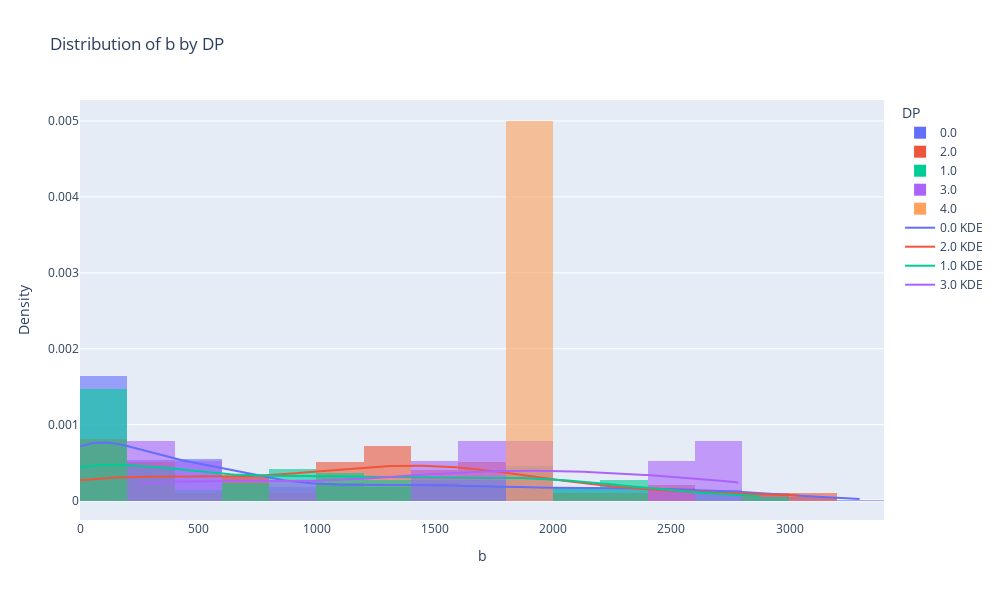

Notebook code cell kept with this figure:
### Code cell
# 1.3 Histograma
columns = ['b', 'e']
# columns = ['e']
plotly_hist = histograms_cat.histogram_plotly(df, column_values='b', column_category='DP', show_kde=True, show_density=True)
plotly_hist

### Figure 1 — Plotly figure (JSON) as saved in the notebook; plotly's stock layout.template omitted (floating-point values rounded to 4 significant figures; data arrays with more than 128 entries replaced by an {"elided": "..."} marker saying what was removed)
{"data": [{"bingroup": "x", "histnorm": "probability density", "hovertemplate": "DP=0.0<br>b=%{x}<br>probability density=%{y}<extra></extra>", "legendgroup": "0.0", "marker": {"color": "#636efa", "opacity": 0.6, "pattern": {"shape": ""}}, "name": "0.0", "nbinsx": 30, "orientation": "v", "showlegend": true, "type": "histogram", "x": {"elided": "1949 float values"}, "xaxis": "x", "yaxis": "y"}, {"bingroup": "x", "histnorm": "probability density", "hovertemplate": "DP=2.0<br>b=%{x}<br>probability density=%{y}<extra></extra>", "legendgroup": "2.0", "marker": {"color": "#EF553B", "opacity": 0.6, "pattern": {"shape": ""}}, "name": "2.0", "nbinsx": 30, "orientation": "v", "showlegend": true, "type": "histogram", "x": [0.0, 240.0, 538.0, 337.0, 393.0, 0.0, 52.0, 0.0, 2568.0, 2949.0, 3037.0, 0.0, 0.0, 87.0, 13.0, 1610.0, 1497.0, 1410.0, 1035.0, 857.0, 1199.0, 1199.0, 1383.0, 1383.0, 1383.0, 1021.0, 1396.0, 2537.0, 1677.0, 1486.0, 1486.0, 1700.0, 1700.0, 1700.0, 1832.0, 1926.0, 1926.0, 2027.0, 1933.0, 2326.0, 343.0, 343.0, 680.0, 752.0, 752.0, 1118.0, 1212.0, 1214.0, 1214.0], "xaxis": "x", "yaxis": "y"}, {"bingroup": "x", "histnorm": "probability density", "hovertemplate": "DP=1.0<br>b=%{x}<br>probability density=%{y}<extra></extra>", "legendgroup": "1.0", "marker": {"color": "#00cc96", "opacity": 0.6, "pattern": {"shape": ""}}, "name": "1.0", "nbinsx": 30, "orientation": "v", "showlegend": true, "type": "histogram", "x": [0.0, 0.0, 1.0, 8.0, 7.0, 3.0, 0.0, 12.0, 111.0, 217.0, 0.0, 21.0, 389.0, 680.0, 0.0, 37.0, 0.0, 32.0, 544.0, 3.0, 0.0, 176.0, 136.0, 192.0, 1271.0, 1508.0, 982.0, 1217.0, 1437.0, 0.0, 1106.0, 0.0, 0.0, 928.0, 1104.0, 1090.0, 1571.0, 1564.0, 2220.0, 2304.0, 52.0, 50.0, 0.0, 55.0, 332.0, 907.0, 842.0, 842.0, 1068.0, 1068.0, 0.0, 0.0, 335.0, 907.0, 1007.0, 1056.0, 1208.0, 2029.0, 1623.0, 1925.0, 1925.0, 2065.0, 1338.0, 1338.0, 1532.0, 1728.0, 1720.0, 1720.0, 2132.0, 806.0, 1322.0, 848.0, 651.0, 655.0, 276.0, 0.0, 0.0, 507.0, 945.0, 669.0, 783.0, 1035.0, 2730.0, 2607.0, 2667.0, 110.0, 229.0, 285.0, 357.0, 453.0, 1969.0, 2872.0, 2207.0, 1933.0, 1637.0, 1733.0, 1839.0, 1971.0, 1971.0, 1971.0, 2093.0, 2261.0, 2261.0, 2351.0, 343.0, 343.0, 1567.0, 1837.0, 1837.0], "xaxis": "x", "yaxis": "y"}, {"bingroup": "x", "histnorm": "probability density", "hovertemplate": "DP=3.0<br>b=%{x}<br>probability density=%{y}<extra></extra>", "legendgroup": "3.0", "marker": {"color": "#ab63fa", "opacity": 0.6, "pattern": {"shape": ""}}, "name": "3.0", "nbinsx": 30, "orientation": "v", "showlegend": true, "type": "histogram", "x": [298.0, 244.0, 2407.0, 2608.0, 2701.0, 1410.0, 1527.0, 1659.0, 1713.0, 1713.0, 1933.0, 1933.0, 2784.0, 2515.0, 1949.0, 309.0, 512.0, 552.0, 911.0], "xaxis": "x", "yaxis": "y"}, {"bingroup": "x", "histnorm": "probability density", "hovertemplate": "DP=4.0<br>b=%{x}<br>probability density=%{y}<extra></extra>", "legendgroup": "4.0", "marker": {"color": "#FFA15A", "opacity": 0.6, "pattern": {"shape": ""}}, "name": "4.0", "nbinsx": 30, "orientation": "v", "showlegend": true, "type": "histogram", "x": [1933.0, NaN], "xaxis": "x", "yaxis": "y"}, {"line": {"color": "#636EFA"}, "mode": "lines", "name": "0.0 KDE", "type": "scatter", "x": {"elided": "200 float values"}, "y": {"elided": "200 float values"}}, {"line": {"color": "#EF553B"}, "mode": "lines", "name": "2.0 KDE", "type": "scatter", "x": {"elided": "200 float values"}, "y": {"elided": "200 float values"}}, {"line": {"color": "#00CC96"}, "mode": "lines", "name": "1.0 KDE", "type": "scatter", "x": {"elided": "200 float values"}, "y": {"elided": "200 float values"}}, {"line": {"color": "#AB63FA"}, "mode": "lines", "name": "3.0 KDE", "type": "scatter", "x": {"elided": "200 float values"}, "y": {"elided": "200 float values"}}], "layout": {"barmode": "overlay", "height": 600, "legend": {"title": {"text": "DP"}, "tracegroupgap": 0}, "title": {"text": "Distribution of b by DP"}, "width": 1000, "xaxis": {"anchor": "y", "domain": [0, 1], "title": {"text": "b"}}, "yaxis": {"anchor": "x", "domain": [0, 1], "title": {"text": "Density"}}}}
